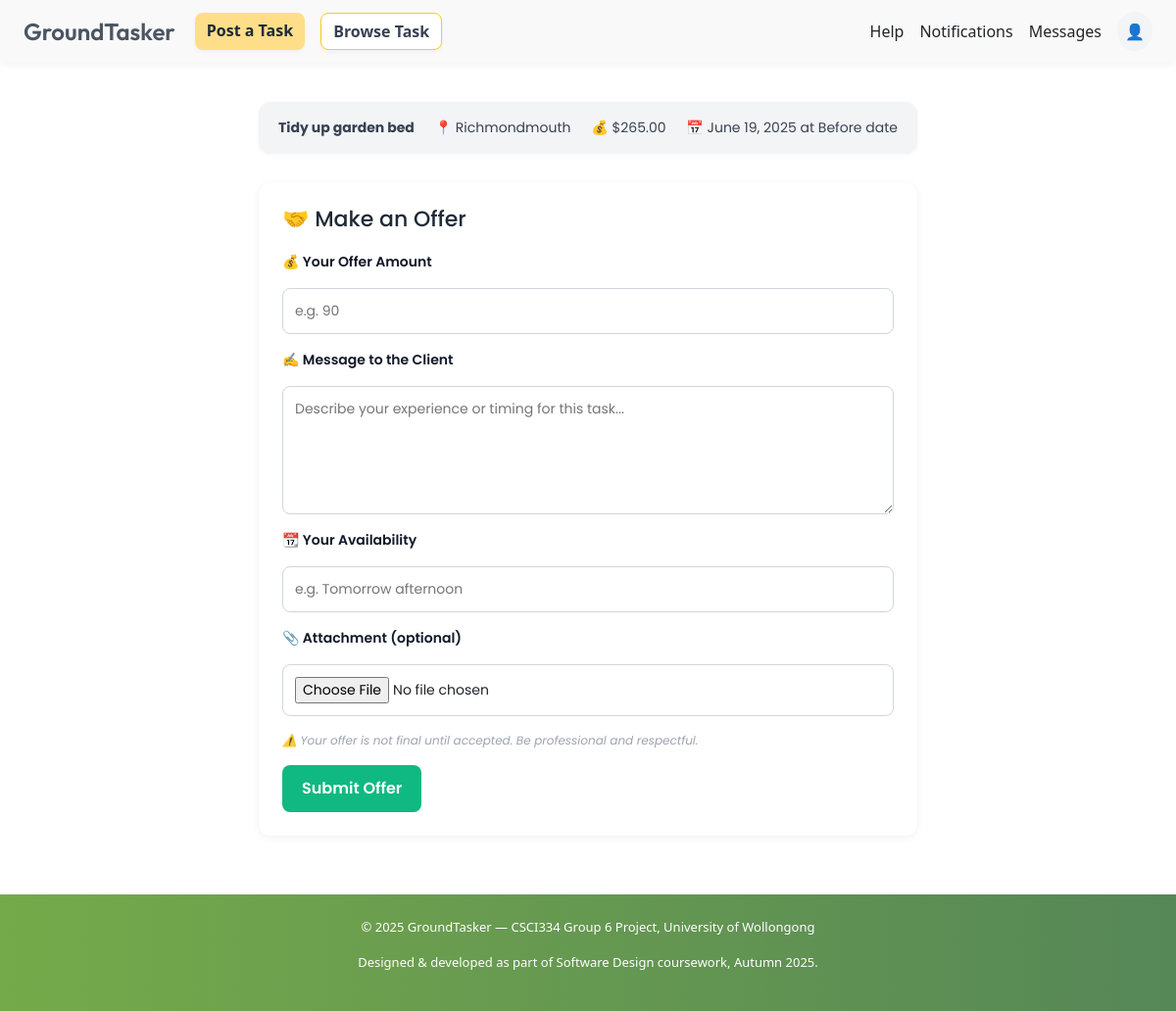
The page /tasks/offer/21/ (signed in) on the database its author committed.
### tasks/models.py (models this page shows, shortened)
class Task(models.Model):
    FLEX_CHOICES = [
        ('on_date', 'On date'),
        ('before_date', 'Before date'),
        ('flexible', "I'm flexible"),
    ]
    title = models.CharField(max_length=200)
    description = models.TextField()
    location = models.CharField(max_length=255)
    budget = models.DecimalField(max_digits=10, decimal_places=2, default=Decimal('0.00'))
    due_type = models.CharField(max_length=20, choices=FLEX_CHOICES)
    due_date = models.DateField(null=True, blank=True)
    posted_by = models.ForeignKey(settings.AUTH_USER_MODEL, on_delete=models.CASCADE)
    created_at = models.DateTimeField(auto_now_add=True)
    category = models.CharField(max_length=100, blank=True, null=True, default="")
    bookmarked_by = models.ManyToManyField(settings.AUTH_USER_MODEL, related_name="bookmarked_tasks", blank=True)

### tasks/views.py (the view, shortened to what this page needs)
# urls.py: path('offer/<int:task_id>/', MakeOfferView.as_view(), name='make_offer'),
class MakeOfferView(LoginRequiredMixin, View):
    def get(self, request, task_id):
        task = get_object_or_404(Task, id=task_id)
        if Offer.objects.filter(task=task, status='accepted').exists():
            return redirect('job_list')
        offer_id = request.GET.get('edit_offer')
        offer = None
        if offer_id:
            offer = get_object_or_404(Offer, id=offer_id, offered_by=request.user, task=task)
        return render(request, 'make_offer.html', {
            'task': task,
            'offer': offer
        })

### templates/make_offer.html (shortened to what this page needs)
{% extends "base.html" %}
{% load static %}
{% block extra_css %}
<link rel="stylesheet" href="{% static 'css/make_offer.css' %}">
{% endblock %}
{% block content %}
<div class="make-offer-page">
  <div class="task-banner">
    <div><strong>{{ task.title }}</strong></div>
    <div>📍 {{ task.location }}</div>
    <div>💰 ${{ task.budget }}</div>
    <div>📅 {{ task.due_date|default:"Flexible" }} at {{ task.get_due_type_display }}</div>
  </div>
  <div class="offer-form-box">
    <h2>{% if offer %}✏️ Edit Your Offer{% else %}🤝 Make an Offer{% endif %}</h2>
    <form method="post" enctype="multipart/form-data" action="">
      <label for="amount">💰 Your Offer Amount</label>
      <input type="number" id="amount" name="amount" min="1" placeholder="e.g. 90" required
             value="{{ offer.amount|default_if_none:'' }}">
      <label for="message">✍️ Message to the Client</label>
      <textarea id="message" name="message" rows="5" placeholder="Describe your experience or timing for this task...">{{ offer.message|default_if_none:'' }}</textarea>
      <label for="availability">📆 Your Availability</label>
      <input type="text" id="availability" name="availability" placeholder="e.g. Tomorrow afternoon"
             value="{{ offer.availability|default_if_none:'' }}">
      <label for="attachment">📎 Attachment (optional)</label>
      <input type="file" id="attachment" name="attachment" accept="image/*,application/pdf">
      <div class="legal-hint">
        ⚠️ Your offer is not final until accepted. Be professional and respectful.
      </div>
      <button type="submit">{% if offer %}Update Offer{% else %}Submit Offer{% endif %}</button>
    </form>
  </div>
</div>
{% endblock %}

### static/css/base.css (style rules this page uses)
body { opacity: 0; transition: opacity 0.2s ease-in-out; transition: opacity 0.2s ease, transform 0.2s ease; }
body.fade-in { opacity: 1; transform: scale(1); }

### static/css/make_offer.css (style rules this page uses)
.make-offer-page { max-width: 720px; margin: 40px auto; padding: 0 24px; font-family: 'Poppins', sans-serif; }
.task-banner { background: #f3f4f6; padding: 16px 20px; border-radius: 12px; margin-bottom: 30px; display: flex; flex-wrap: wrap; gap: 16px; font-size: 14px; justify-content: space-between; color: #374151; box-shadow: 0 1px 4px rgba(0, 0, 0, 0.04); }
.offer-form-box { background: white; border-radius: 12px; padding: 24px; box-shadow: 0 2px 8px rgba(0,0,0,0.06); }
.offer-form-box h2 { margin-bottom: 20px; font-size: 22px; color: #1f2937; }
form { display: flex; flex-direction: column; gap: 16px; }
form label { font-weight: 600; font-size: 14px; color: #111827; }
form input, form textarea, form select { padding: 12px; border: 1px solid #d1d5db; border-radius: 8px; font-size: 14px; font-family: inherit; width: 100%; }
form textarea { resize: vertical; min-height: 100px; }
.legal-hint { font-size: 12px; color: #9ca3af; font-style: italic; }
form button { background-color: #10b981; color: white; padding: 12px 20px; border: none; border-radius: 8px; font-weight: 600; cursor: pointer; width: fit-content; transition: background 0.2s ease; }

### rows shown on the page
Task: title "Tidy up garden bed", location "Richmondmouth", budget "265.00", due_date "June 19, 2025", due_type "Before date"

### other values the page prints
{{ year }} "2025"
